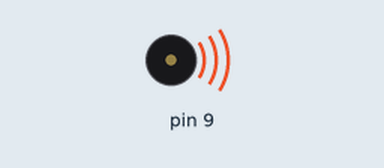
A sketch run on a simulated Arduino Uno, built with avr-gcc and run on an emulated ATmega328P. Parts: buzzer (waves = sounding).

Above: at 0.1 s.
At 5.8 s:
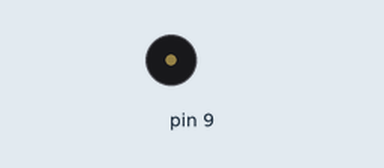
Timing chart, 0 to 7.3 s (numbered marks = the images above):
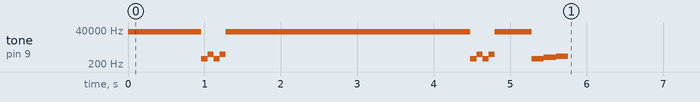

The sketch:

TurretWifeSerenade.ino
```cpp
void setup() {

  sonar();

  // put your setup code here, to run once:
pinMode (9, OUTPUT);

//Do mi sol mi do mi sol mi
// do re mi fa sol la si do re mi fa sol

/*

mi3, mi3, mi4, mi3,
mi3, re4, mi3, mi3,

do4, mi3, mi3, #la3,
mi3, mi3, si3, do4,

mi3, mi3, mi4, mi4,
mi3, re4, mi3, mi3,

do4, mi3, mi3, #la 3
_ la3


corchea, corchea, corchea

 */
}

void loop(){}


void sonar() {

  float redonda = 4000*.32,
  blanca = 2000*.32,
  negra = 1000*.32,
  corchea = 500*.32,

  terceraParte = 333*.32,

  semiCorchea = 250*.32,
  fusa = 125*.32,
  semiFusa = 62*.32;

  float a = .32;

  double DO3=130.81,
  DOs3=138.59,
  RE3=146.83,
  REs3=155.56,
  MI3=164.81,
  FA3=174.61,
  FAs3=185.00,
  SOL3=196.00,
  SOLs3=207.65,
  LA3=220.00,
  LAs3=233.00,
  SI3=246.94,

  DO4=261.63,
  DOs4=277.18,
  RE4=293.67,
  REs4=311.13,
  MI4=329.63,
  FA4=349.23,
  FAs4=369.99,
  SOL4=392.00,
  SOLs4=415.31,
  LA4=440.00,
  LAs4=466.16,
  SI4=493.88,

  DO5=523.25,
  DOs5=554.37,
  RE5=587.33,
  REs5=622.25,
  MI5=659.26,
  FA5=698.46,
  FAs5=739.99,
  SOL5=783.99,
  SOLs5=830.61,
  LA5=880.00,
  LAs5=932.33,
  SI5=987.77,
  PAUS=30000; //pausa

 double notas[] = {
  PAUS,
  PAUS,
  LAs4, LAs5, LAs4, LAs5,

  PAUS,

  PAUS,

  PAUS,
  LAs4, LAs5, LAs4, LAs5,
  PAUS,

  PAUS,
  LAs4,DOs5,
  MI5, LAs4, DOs5, REs5,


 };

   float tiempos[] = {

    blanca,
    negra,
    semiCorchea, semiCorchea, semiCorchea, semiCorchea,

    redonda,

    redonda,

    blanca,
    semiCorchea, semiCorchea, semiCorchea, semiCorchea,
    negra,

    corchea, corchea, corchea, corchea,
   };

for(int i = 0; i < 18; i++){

  tone(9,notas[i],tiempos[i]);
  delay(tiempos[i]);

}

}
```
